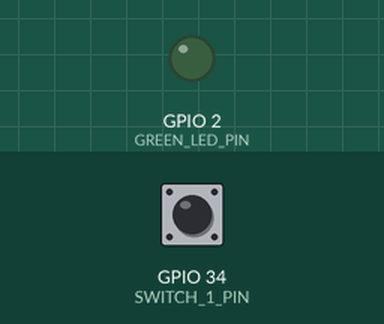
This program was run on a simulated ESP32. Parts: output pins drawn as LEDs (lit = HIGH). The test bench sets the inputs (shaded band); at power-on: GPIO 34 (SWITCH_1_PIN) HIGH.

Above: at 1.2 s.
1.3 s: GPIO 34 (SWITCH_1_PIN) pulled LOW for 0.15 s
At 2.3 s:
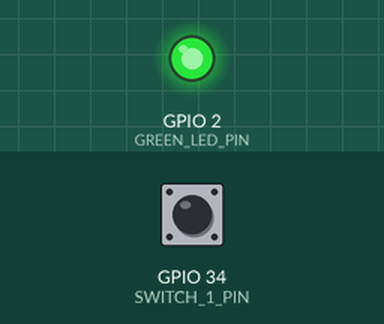
2.9 s: GPIO 34 (SWITCH_1_PIN) pulled LOW for 1 s
At 3.5 s:
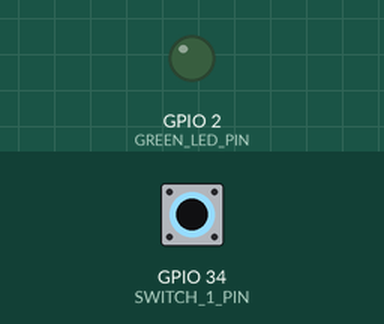
5.4 s: GPIO 34 (SWITCH_1_PIN) pulled LOW for 3.2 s
At 6.6 s:
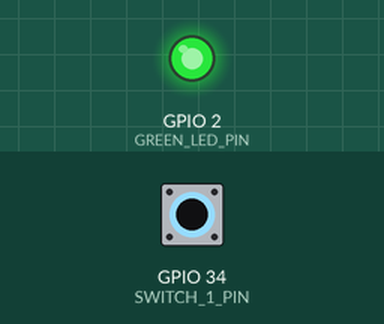
Timing chart, 0 to 8.4 s (numbered marks = the images above; inputs shaded):
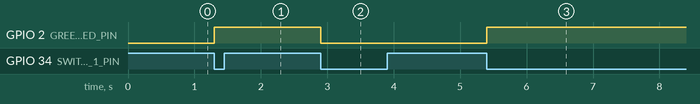

The program:

main.cpp
```cpp
// (licence header left out)
#include <Arduino.h>

#define SWITCH_1_PIN	34
#define GREEN_LED_PIN	2

/* isr function for switch_1 press */
void IRAM_ATTR isr_switch_1_press(void);

bool bLEDState=false;

void setup() {
	/* set SWITCH_1_PIN as input */
	pinMode(SWITCH_1_PIN, INPUT);

	/*set GREEN_LED_PIN as output */
	pinMode(GREEN_LED_PIN, OUTPUT);

	/* turn off led at begin */
	digitalWrite(GREEN_LED_PIN,LOW);
	bLEDState = false;

	/* attaching interrupt to switch_1 */
  	attachInterrupt(SWITCH_1_PIN, isr_switch_1_press, FALLING);
}

void loop() {

}

/* isr callback function */
void IRAM_ATTR isr_switch_1_press(void){
	if(bLEDState){
		digitalWrite(GREEN_LED_PIN,LOW);
		bLEDState = false;
	}else{
		digitalWrite(GREEN_LED_PIN,HIGH);
		bLEDState = true;
	}
}
```

Measured:
- after the input at 1.3 s, GPIO 2 (GREEN_LED_PIN): LOW → HIGH at once
- after the input at 2.9 s, GPIO 2 (GREEN_LED_PIN): HIGH → LOW at once
- after the input at 5.4 s, GPIO 2 (GREEN_LED_PIN): LOW → HIGH at once
